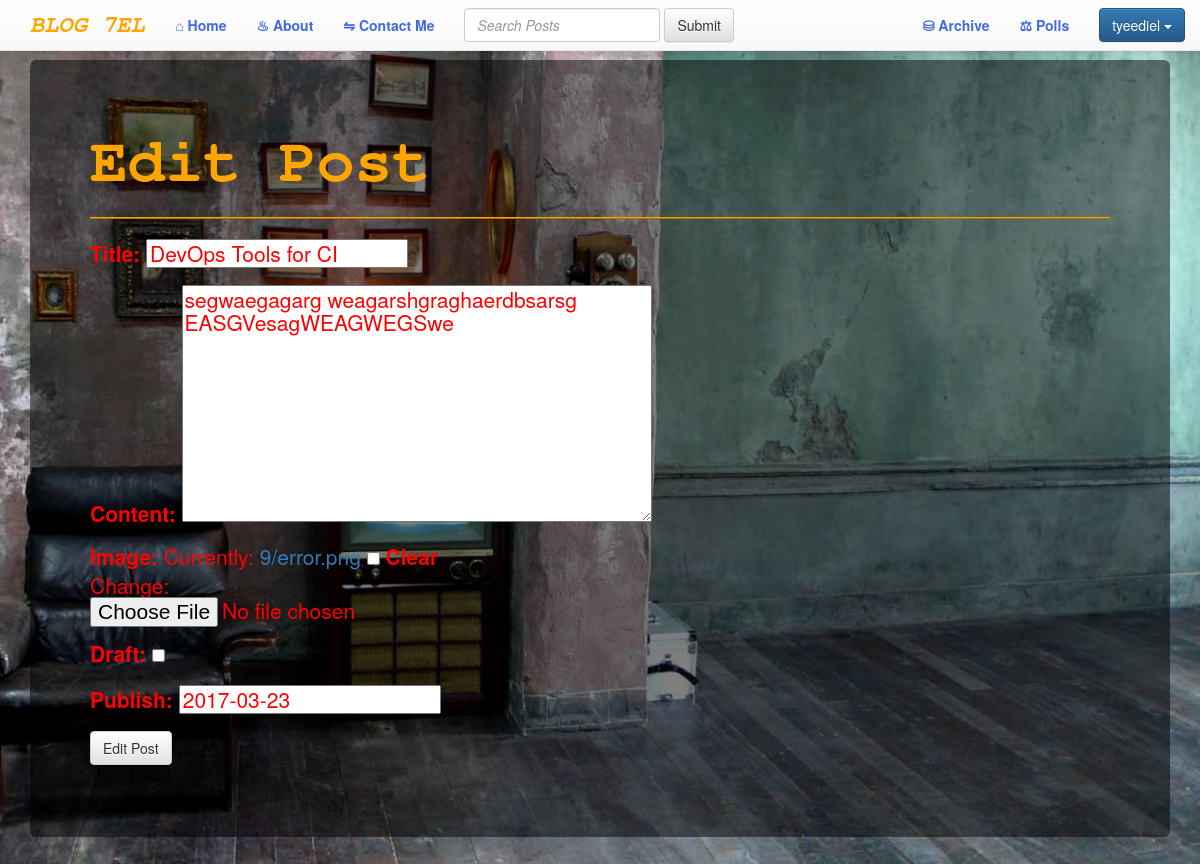
Page /myapp/devops-tools-for-ci/edit/ (signed in) on the committed database.
### myapp/models.py (models this page shows, shortened)
class Post(models.Model):
    user = models.ForeignKey(settings.AUTH_USER_MODEL, default=1)
    title = models.CharField(max_length=120)
    slug = models.SlugField(unique=True) #,default=uuid.uuid1)
    image = models.ImageField(upload_to=upload_location,
            null=True,
            blank=True,
            width_field="width_field",
            height_field="height_field")
    height_field = models.IntegerField(default=0)
    width_field = models.IntegerField(default=0)
    content = models.TextField()
    draft = models.BooleanField(default=False)
    publish = models.DateField(auto_now=False, auto_now_add=False)
    updated = models.DateTimeField(auto_now=True, auto_now_add=False)
    timestamp = models.DateTimeField(auto_now=False, auto_now_add=True)
    objects = PostManager()
    class Meta:
        ordering = ["-timestamp", "-updated"]

### myapp/views.py (the view)
# urls.py: url(r'^(?P<slug>[\w-]+)/edit/$',post_update, name='update'),
def post_update(request, slug=None):
    if not request.user.is_staff or not request.user.is_superuser:
        raise Http404
    instance = get_object_or_404(Post, slug=slug)
    form = PostForm(request.POST or None, request.FILES or None, instance=instance)
    if form.is_valid():
        instance = form.save(commit=False)
        instance.save()
        messages.success(request, "<a href='#'>Item</a> Saved", extra_tags='html_safe')
        return HttpResponseRedirect(instance.get_absolute_url())
    context = {
        "title": instance.title,
        "instance": instance,
        "form":form,
    }
    return render(request, "post_update.html", context)

### myapp/forms.py
class PostForm(forms.ModelForm):
    class Meta:
        model = Post
        fields = [
            "title",
            "content",
            "image",
            "draft",
            "publish",
        ]

### templates/post_update.html (shortened to what this page needs)
{% extends "base.html" %}
{% load staticfiles %}
{% block content %}
<br /><br /><br />
<div class='jumbotron'>
    <h1 style="color:#FFA500; font-family:FreeMono, monospace;"><strong>Edit Post</strong></h1><hr style="border: 1px outset #FFA500;">
    <h3 style="color:red">
        <form method='POST' action='' enctype='multipart/form-data'>{% csrf_token %}
            {{ form.as_p }}
            <input type='submit' class='btn btn-default' value='Edit Post' />
        </form>
    </h3>
</div>
{% endblock content %}

### templates/base.html (shortened to what this page needs)
{% load staticfiles %}
<html>
<head>
<link rel="stylesheet" href="https://maxcdn.bootstrapcdn.com/bootstrap/3.3.6/css/bootstrap.min.css">
<link rel="stylesheet" href="https://maxcdn.bootstrapcdn.com/bootstrap/3.3.6/css/bootstrap-theme.min.css">
<link rel='stylesheet' href='{% static "css/base.css" %}' />
</head>
<body>
<nav class="navbar navbar-default navbar-fixed-top" >
    <div class="container">
        <div class="navbar-header">
            <a class="navbar-brand" href="{% url 'myapp:list' %}" style="color:Orange; font-family:FreeMono, monospace; font-size:18pt; font-style:italic;"><b>BLOG 7EL</b></a>
        </div>
        <div id="navbar" class="navbar-collapse collapse">
            <ul class="nav navbar-nav">
            <li><a href="{% url 'myapp:list' %}" style="color:RoyalBlue;"><b>&#8962; Home</b></a></li>
            <li><a href="{% url 'myapp:about' %}" style="color:RoyalBlue;"><b>&#9832; About</b></a></li>
            <li><a href="{% url 'myapp:contact' %}" style="color:RoyalBlue;"><b>&#8651; Contact Me</b></a></li>
            </ul>
            <ul class="nav navbar-nav navbar-right">
                {% if request.user.is_authenticated %}
                <li><a href="{%url 'myapp:archive' %}" style="color:RoyalBlue;"><b>&#9921; Archive</b></a></li>
                <li><a href="{%url 'polls:index' %}" style="color:RoyalBlue;"><b>&#9878; Polls</b></a></li>
                <ul class="navbar-form navbar-right">
                    <div class="dropdown">
                         <button class="btn btn-primary dropdown-toggle" type="button" data-toggle="dropdown">{{ user }}
                         <span class="caret"></span></button>
                    </div>
                </ul>
                {% else %}
                <li><a href="{% url 'login' %}" style="color:Orange;"><b>Sign in</b></a></li>
                <li><a href="#" style="color:Orange;"><b>|</b></a></li>
                <li><a href="{% url 'user_registration'%}" style="color:Orange;"><b>Sign up</b></a></li>
                {% endif %}
            </ul>
            <form class="navbar-form navbar-left" role="search">
                <div class="form-group">
                    <input type="text" name="q" class="form-control" style="font-style:italic;" placeholder="Search Posts" value="{{ request.GET.q }}">
                    <button type="submit" class="btn btn-default">Submit</button>
                </div>
            </form>
        </div>
    </div>
</nav>
<div class='container'>
{% block content %}{% endblock content %}
</div>
</body>
</html>

### static/css/base.css (style rules this page uses)
h1 { color: #191970; }

### rows in the picture
Post: title "DevOps Tools for CI", content "segwaegagarg weagarshgraghaerdbsarsg EASGVesagWEAGWEGSwe", publish "2017-03-23"

### other values in the picture
{{ user }} "tyeediel"
